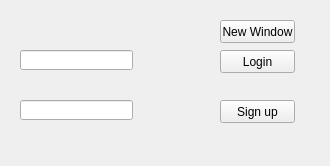
<?xml version="1.0" encoding="UTF-8"?>
<ui version="4.0">
 <class>Form</class>
 <widget class="QWidget" name="Form">
  <property name="geometry">
   <rect>
    <x>0</x>
    <y>0</y>
    <width>330</width>
    <height>166</height>
   </rect>
  </property>
  <property name="windowTitle">
   <string>Form</string>
  </property>
  <widget class="QLineEdit" name="lineEdit_2">
   <property name="geometry">
    <rect>
     <x>20</x>
     <y>100</y>
     <width>113</width>
     <height>20</height>
    </rect>
   </property>
  </widget>
  <widget class="QLineEdit" name="lineEdit">
   <property name="geometry">
    <rect>
     <x>20</x>
     <y>50</y>
     <width>113</width>
     <height>20</height>
    </rect>
   </property>
  </widget>
  <widget class="QPushButton" name="pushButton_2">
   <property name="geometry">
    <rect>
     <x>220</x>
     <y>100</y>
     <width>75</width>
     <height>23</height>
    </rect>
   </property>
   <property name="text">
    <string>Sign up</string>
   </property>
  </widget>
  <widget class="QPushButton" name="pushButton_3">
   <property name="geometry">
    <rect>
     <x>220</x>
     <y>20</y>
     <width>75</width>
     <height>23</height>
    </rect>
   </property>
   <property name="text">
    <string>New Window</string>
   </property>
  </widget>
  <widget class="QPushButton" name="pushButton">
   <property name="geometry">
    <rect>
     <x>220</x>
     <y>50</y>
     <width>75</width>
     <height>23</height>
    </rect>
   </property>
   <property name="text">
    <string>Login</string>
   </property>
  </widget>
 </widget>
 <resources/>
 <connections/>
</ui>
